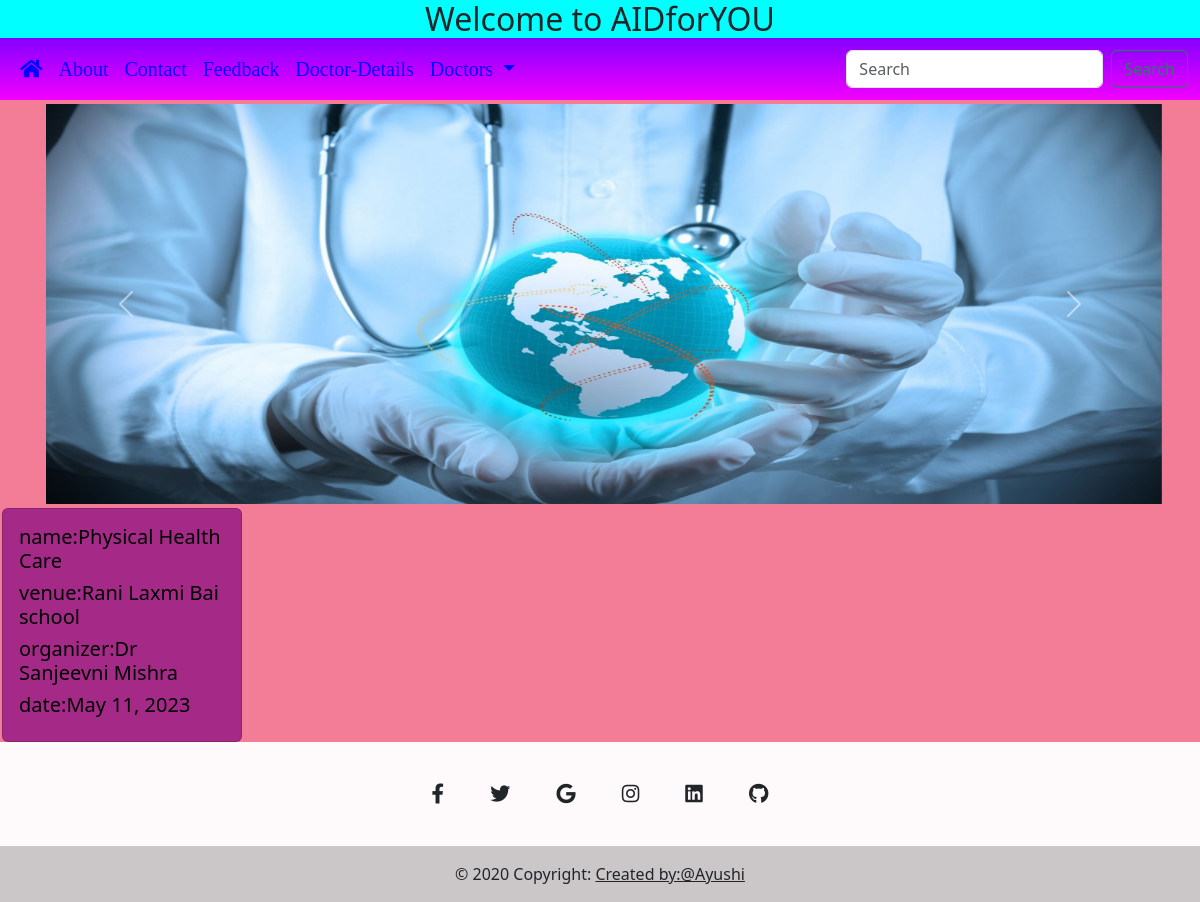
The page / on the database its author committed.
### Aid_app/models.py (models this page shows)
class Health_Campaign(models.Model):
    Campaign_Name=models.CharField(max_length=100)
    Organizer_Name=models.CharField(max_length=45)
    venue= models.CharField(max_length=50)
    Description=models.TextField()
    Date=models.DateField(default=timezone.now)

### Aid_app/views.py (the view)
# urls.py: 2. Add a URL to urlpatterns:  path('', views.home, name='home')
def home(request):
   Health_Campaign_List=Health_Campaign.objects.all()
   print(Health_Campaign_List)     #equivalent to select*from Health_Campaign
   context={
      "Health_Campaign_key":Health_Campaign_List
    }
   return render(request, 'Aid_app/html/home.html',context)

### Aid_app/templates/Aid_app/html/home.html (shortened to what this page needs)
<!DOCTYPE html>
{%load static%}
<html lang="en">
<head>
   {%include 'Aid_app/common/commoncss.html'%}
</head>
<body class="color" style="background-color: rgb(243, 125, 151); height:fit-content;">
    <div class="container-fluid" style="background-color: aqua;">
        <h2 class="text-dark" style="text-align: center; margin: 0px; "><marquee direction="right" scrollamount="10" scrolldelay="50"
          onmouseover="this.stop()" onmouseout="this.start()">Welcome to AIDforYOU</marquee> </h2></div>
    {% include 'Aid_app/html/header.html'  %}
    <div class="container" >
    <div id="carouselExample" class="carousel slide">
        <div class="carousel-inner" style="margin: 4px;">
          <div class="carousel-item active">
            <img src="{% static 'Aid_app/images/hands.jpg'%}" class="d-block w-100" alt="...">
          </div>
        </div>
        <button class="carousel-control-prev" type="button" data-bs-target="#carouselExample" data-bs-slide="prev">
          <span class="carousel-control-prev-icon" aria-hidden="true"></span>
        </button>
        <button class="carousel-control-next" type="button" data-bs-target="#carouselExample" data-bs-slide="next">
          <span class="carousel-control-next-icon" aria-hidden="true"></span>
        </button>
      </div>
    </div>
{% for Health_Campaign_obj in Health_Campaign_key %}
<div class="card" style="width: 20%;margin-left:2px;color: black; background-color: rgb(165, 42, 136)"><marquee direction="up" scrollamount="10" scrolldelay="50"
  onmouseover="this.stop()" onmouseout="this.start()">
 <div class="card-body">
    <h5 class="card-title">name:{{Health_Campaign_obj.Campaign_Name}}</h5>
    <h5 class="card-title">venue:{{Health_Campaign_obj.venue}}</h5>
    <h5 class="card-title">organizer:{{Health_Campaign_obj.Organizer_Name}}</h5>
    <h5 class="card-title">date:{{Health_Campaign_obj.Date}}</h5>
  </div>
</marquee></div>
{%endfor%}
     {% include 'Aid_app/html/footer.html' %}
</body>
</html>

### Aid_app/templates/Aid_app/html/home.html (style rules this page uses)
.w-100 { width: 100% !important; height: 50vh; }

### rows shown on the page
Health_Campaign: Campaign_Name "Physical Health Care", venue "Rani Laxmi Bai school", Organizer_Name "Dr Sanjeevni Mishra", Date "May 11, 2023"
